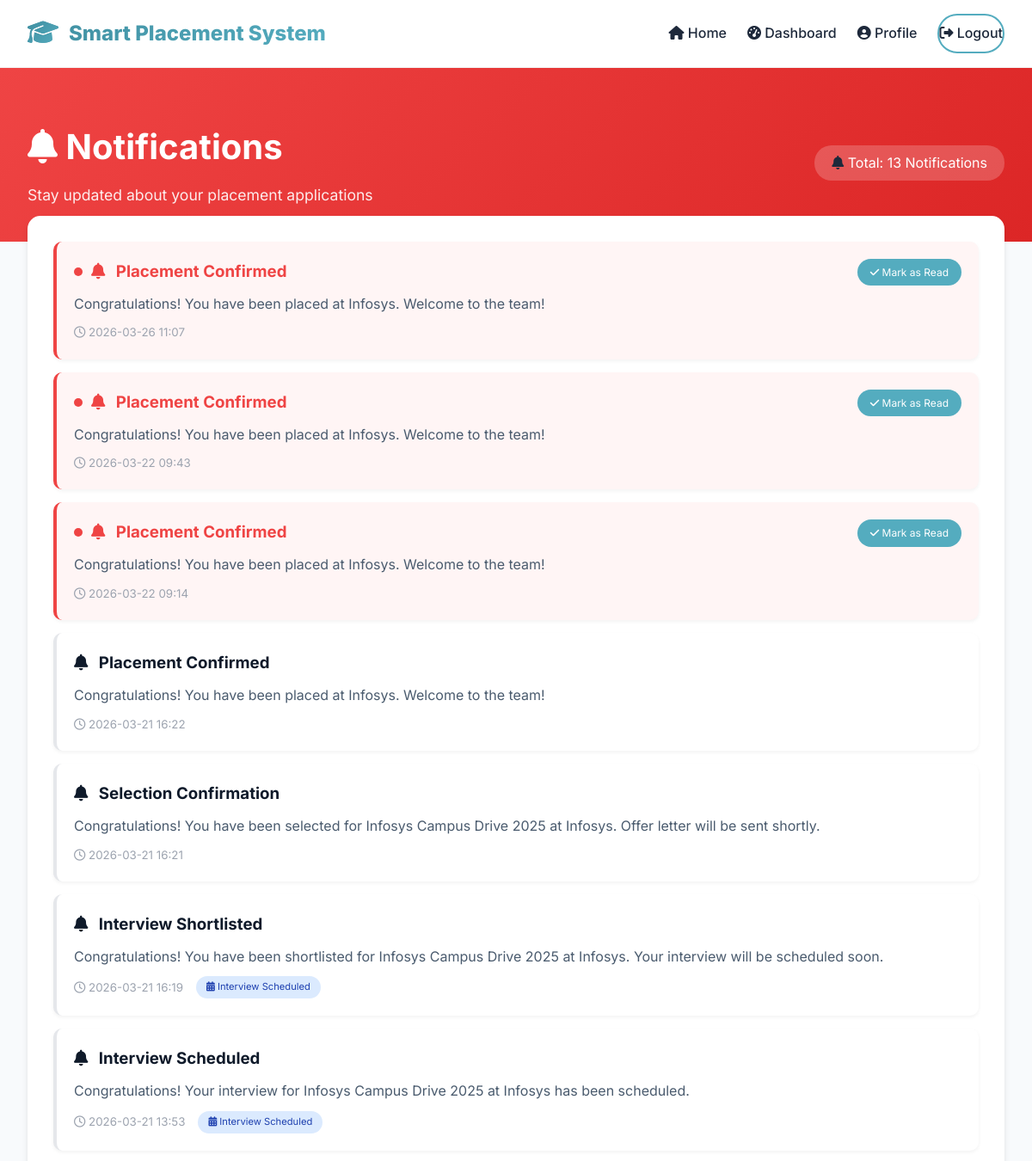
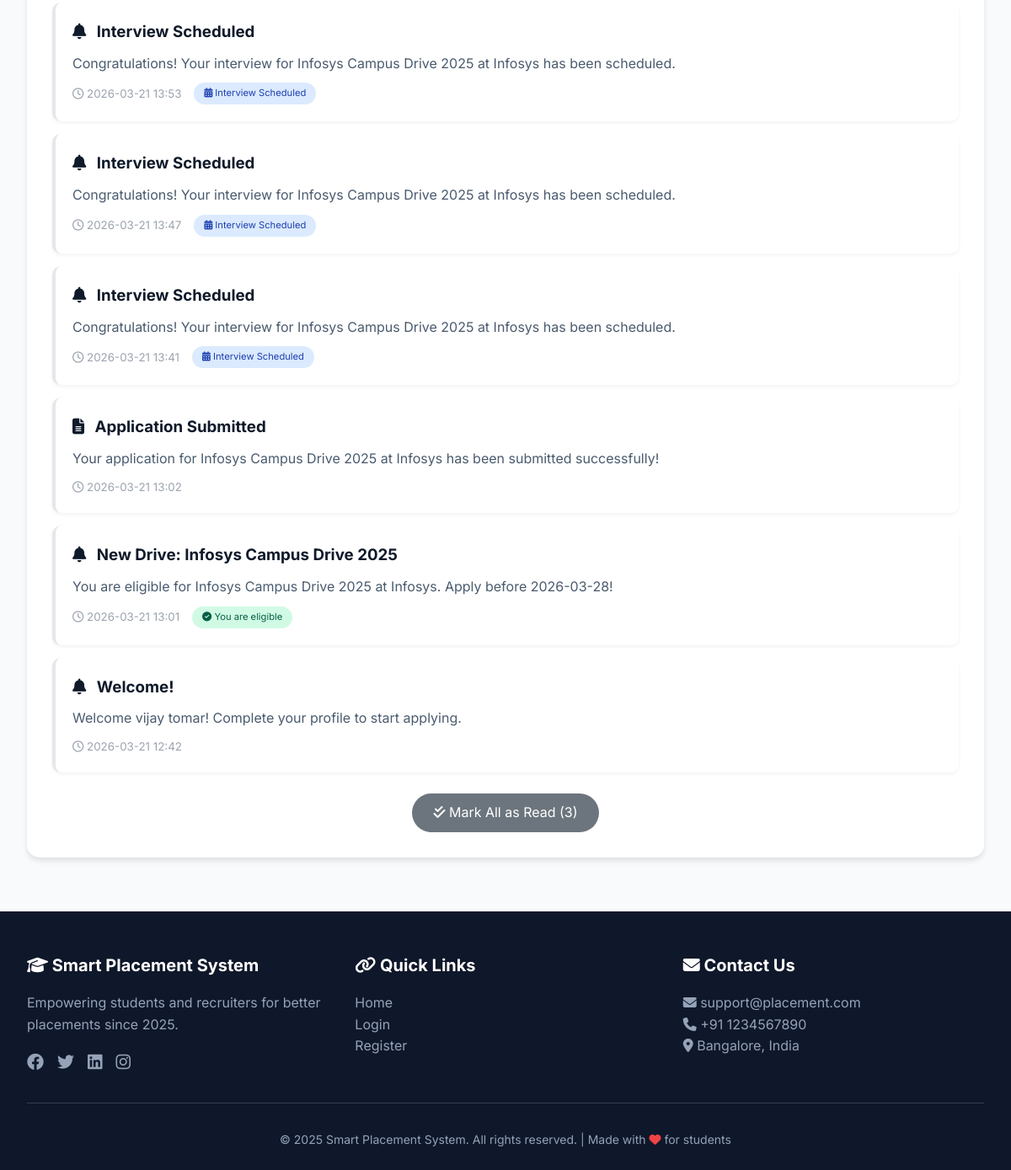
Page /student/notifications (signed in) on the committed database (2 pictures, top to bottom).
### models.py (models this page shows, shortened)
class Notification(db.Model):
    __tablename__ = 'notifications'
    id = db.Column(db.Integer, primary_key=True)
    user_id = db.Column(db.Integer, db.ForeignKey('users.id'), nullable=False)
    title = db.Column(db.String(100), nullable=False)
    message = db.Column(db.Text, nullable=False)
    is_read = db.Column(db.Boolean, default=False)
    created_at = db.Column(db.DateTime, default=datetime.utcnow)

### app.py (the view)
@app.route('/student/notifications')
@login_required
def student_notifications():
    if current_user.role != 'student':
        return redirect(url_for('admin_dashboard'))
    notifications = Notification.query.filter_by(user_id=current_user.id).order_by(Notification.created_at.desc()).all()
    return render_template('student/notifications.html', notifications=notifications)

### app.py (called while the page is built)
@app.context_processor
def inject_now():
    return {'now': datetime.utcnow()}

@login_manager.user_loader
def load_user(user_id):
    return User.query.get(int(user_id))

### templates/student/notifications.html (shortened to what this page needs)
{% extends "base.html" %}
{% block content %}
<div style="background: linear-gradient(135deg, #ef4444, #dc2626); padding: 60px 0 40px;">
    <div class="container">
        <div style="display: flex; justify-content: space-between; align-items: center; flex-wrap: wrap; gap: 20px;">
            <div>
                <h1 style="color: white; font-size: 2.5rem; margin-bottom: 10px;">
                    <i class="fas fa-bell"></i> Notifications
                </h1>
                <p style="color: rgba(255,255,255,0.9); font-size: 1.1rem;">Stay updated about your placement applications</p>
            </div>
            <div>
                <div style="background: rgba(255,255,255,0.2); padding: 8px 20px; border-radius: 20px;">
                    <i class="fas fa-bell"></i>
                    <span style="color: white;">Total: {{ notifications|length }} Notifications</span>
                </div>
            </div>
        </div>
    </div>
</div>
<div class="container" style="margin-top: -30px;">
    <div style="background: white; border-radius: 15px; padding: 30px; box-shadow: 0 4px 6px rgba(0,0,0,0.1);">
        {% if notifications %}
            <div style="display: flex; flex-direction: column; gap: 15px;">
                {% for notification in notifications %}
                <div id="notification-{{ notification.id }}"
                     style="border-left: 4px solid {% if not notification.is_read %}#ef4444{% else %}#e5e7eb{% endif %};
                            background: {% if not notification.is_read %}#fff5f5{% else %}white{% endif %};
                            padding: 20px;
                            border-radius: 10px;
                            transition: all 0.3s;
                            box-shadow: 0 2px 4px rgba(0,0,0,0.05);">
                    <div style="display: flex; justify-content: space-between; align-items: start; flex-wrap: wrap; gap: 15px;">
                        <div style="flex: 1;">
                            <div style="display: flex; align-items: center; gap: 10px; margin-bottom: 10px;">
                                {% if not notification.is_read %}
                                <span style="display: inline-block; width: 10px; height: 10px; background: #ef4444; border-radius: 50%;"></span>
                                {% endif %}
                                <h3 style="margin: 0; color: {% if not notification.is_read %}#ef4444{% else %}#0f1a2a{% endif %};">
                                    <i class="fas fa-{% if 'Congratulations' in notification.title %}trophy{% elif 'Eligible' in notification.title %}check-circle{% elif 'Application' in notification.title %}file-alt{% else %}bell{% endif %}"
                                       style="margin-right: 8px;"></i>
                                    {{ notification.title }}
                                </h3>
                            </div>
                            <p style="margin: 0 0 10px 0; color: #4a5b6e; line-height: 1.6;">
                                {{ notification.message }}
                            </p>
                            <div style="display: flex; align-items: center; gap: 15px; flex-wrap: wrap;">
                                <small style="color: #9ca3af;">
                                    <i class="far fa-clock"></i>
                                    {{ notification.created_at.strftime('%Y-%m-%d %H:%M') }}
                                </small>
                                {% if 'interview' in notification.message.lower() %}
                                <span style="background: #dbeafe; color: #1e40af; padding: 4px 12px; border-radius: 20px; font-size: 0.7rem;">
                                    <i class="fas fa-calendar-alt"></i> Interview Scheduled
                                </span>
                                {% endif %}
                                {% if 'eligible' in notification.message.lower() %}
                                <span style="background: #d1fae5; color: #065f46; padding: 4px 12px; border-radius: 20px; font-size: 0.7rem;">
                                    <i class="fas fa-check-circle"></i> You are eligible
                                </span>
                                {% endif %}
                            </div>
                        </div>
                        {% if not notification.is_read %}
                        <div>
                            <a href="/mark_notification_read/{{ notification.id }}"
                               style="background: #54acbf; color: white; padding: 6px 15px; border-radius: 20px; text-decoration: none; font-size: 0.75rem; display: inline-block;">
                                <i class="fas fa-check"></i> Mark as Read
                            </a>
                        </div>
                        {% endif %}
                    </div>
                </div>
                {% endfor %}
            </div>
            {% set unread_count = notifications|selectattr('is_read', 'equalto', False)|list|length %}
            {% if unread_count > 0 %}
            <div style="margin-top: 25px; text-align: center;">
                <a href="/mark_all_notifications_read"
                   style="background: #6c757d; color: white; padding: 10px 25px; border-radius: 25px; text-decoration: none; display: inline-block;">
                    <i class="fas fa-check-double"></i> Mark All as Read ({{ unread_count }})
                </a>
            </div>
            {% endif %}
        {% endif %}
    </div>
</div>
{% endblock %}

### templates/base.html (shortened to what this page needs)
<!DOCTYPE html>
<html lang="en">
<head>
    <link rel="stylesheet" href="https://cdnjs.cloudflare.com/ajax/libs/font-awesome/6.4.0/css/all.min.css">
</head>
<body>
    <nav class="navbar">
        <div class="container nav-container">
            <div class="logo">
                <i class="fas fa-graduation-cap"></i>
                <span>Smart Placement System</span>
            </div>
            <div class="nav-links">
                <a href="/"><i class="fas fa-home"></i> Home</a>
                {% if current_user.is_authenticated %}
                    {% if current_user.role == 'admin' %}
                        <a href="/admin/dashboard"><i class="fas fa-chart-line"></i> Dashboard</a>
                        <a href="/admin/companies"><i class="fas fa-building"></i> Companies</a>
                        <a href="/admin/drives"><i class="fas fa-calendar-alt"></i> Drives</a>
                        <a href="/admin/applications"><i class="fas fa-file-alt"></i> Applications</a>
                    {% else %}
                        <a href="/student/dashboard"><i class="fas fa-tachometer-alt"></i> Dashboard</a>
                        <a href="/student/profile"><i class="fas fa-user-circle"></i> Profile</a>
                    {% endif %}
                    <a href="/logout" class="btn-outline-nav"><i class="fas fa-sign-out-alt"></i> Logout</a>
                {% endif %}
            </div>
        </div>
    </nav>
    <main>
        {% block content %}{% endblock %}
    </main>
    <footer>
        <div class="container">
            <div class="footer-content">
                <div class="footer-section">
                    <h3><i class="fas fa-graduation-cap"></i> Smart Placement System</h3>
                    <p>Empowering students and recruiters for better placements since 2025.</p>
                    <div class="social-links">
                        <a href="#"><i class="fab fa-facebook"></i></a>
                        <a href="#"><i class="fab fa-twitter"></i></a>
                        <a href="#"><i class="fab fa-linkedin"></i></a>
                        <a href="#"><i class="fab fa-instagram"></i></a>
                    </div>
                </div>
                <div class="footer-section">
                    <h3><i class="fas fa-link"></i> Quick Links</h3>
                    <p><a href="/" style="color: #94a3b8; text-decoration: none;">Home</a></p>
                    <p><a href="/login" style="color: #94a3b8; text-decoration: none;">Login</a></p>
                    <p><a href="/register" style="color: #94a3b8; text-decoration: none;">Register</a></p>
                </div>
                <div class="footer-section">
                    <h3><i class="fas fa-envelope"></i> Contact Us</h3>
                    <p><i class="fas fa-envelope"></i> support@placement.com</p>
                    <p><i class="fas fa-phone"></i> +91 1234567890</p>
                    <p><i class="fas fa-map-marker-alt"></i> Bangalore, India</p>
                </div>
            </div>
            <div class="copyright">
                <p>&copy; 2025 Smart Placement System. All rights reserved. | Made with <i class="fas fa-heart" style="color: #ef4444;"></i> for students</p>
            </div>
        </div>
    </footer>
</body>
</html>

### templates/base.html (style rules this page uses)
* { margin: 0; padding: 0; box-sizing: border-box; }
:root { --primary: #54acbf; --primary-dark: #3f8ea0; --primary-light: #c2e3ec; --secondary: #667eea; --secondary-dark: #5a67d8; --dark: #1e293b; --gray: #64748b; --light: #f8fafc; --white: #ffffff; --shadow-sm: 0 4px 6px -1px rgba(0, 0, 0, 0.1); --shadow-md: 0 10px 15px -3px rgba(0, 0, 0, 0.1); --shadow-lg: 0 20px 25px -5px rgba(0, 0, 0, 0.1); }
body { font-family: 'Inter', sans-serif; background: var(--light); color: var(--dark); line-height: 1.6; }
.navbar { background: rgba(255, 255, 255, 0.98); backdrop-filter: blur(10px); border-bottom: 1px solid rgba(0, 0, 0, 0.05); padding: 1rem 0; position: sticky; top: 0; z-index: 1000; }
.container { max-width: 1280px; margin: 0 auto; padding: 0 2rem; }
.nav-container { display: flex; justify-content: space-between; align-items: center; flex-wrap: wrap; gap: 1rem; }
.logo { display: flex; align-items: center; gap: 0.75rem; font-size: 1.5rem; font-weight: 800; background: linear-gradient(135deg, var(--primary-dark), var(--primary)); -webkit-background-clip: text; background-clip: text; color: transparent; }
.logo i { font-size: 1.8rem; background: linear-gradient(135deg, var(--primary-dark), var(--primary)); -webkit-background-clip: text; background-clip: text; color: transparent; }
.nav-links { display: flex; gap: 1.5rem; align-items: center; flex-wrap: wrap; }
.nav-links a { text-decoration: none; color: var(--dark); font-weight: 500; transition: color 0.3s; padding: 0.5rem 0; }
.btn-outline-nav { border: 2px solid var(--primary); padding: 0.5rem 1.25rem; border-radius: 50px; background: transparent; color: var(--primary); font-weight: 600; transition: all 0.3s; }
footer { background: #0f172a; color: white; padding: 3rem 0 1.5rem; margin-top: 4rem; }
.footer-content { display: grid; grid-template-columns: repeat(auto-fit, minmax(250px, 1fr)); gap: 2rem; margin-bottom: 2rem; }
.footer-section h3 { font-size: 1.25rem; margin-bottom: 1rem; }
.footer-section p { color: #94a3b8; }
.social-links { display: flex; gap: 1rem; margin-top: 1rem; }
.social-links a { color: #94a3b8; font-size: 1.25rem; transition: color 0.3s; }
.copyright { text-align: center; padding-top: 2rem; margin-top: 2rem; border-top: 1px solid #334155; color: #94a3b8; font-size: 0.875rem; }

### rows in the picture
Notification: is_read False (drawn), title "Placement Confirmed", message "Congratulations! You have been placed at Infosys. Welcome to the team!", created_at "2026-03-26 11:07"
Notification: is_read False (drawn), title "Placement Confirmed", message "Congratulations! You have been placed at Infosys. Welcome to the team!", created_at "2026-03-22 09:43"
Notification: is_read False (drawn), title "Placement Confirmed", message "Congratulations! You have been placed at Infosys. Welcome to the team!", created_at "2026-03-22 09:14"
Notification: title "Placement Confirmed", message "Congratulations! You have been placed at Infosys. Welcome to the team!", created_at "2026-03-21 16:22"
Notification: title "Selection Confirmation", message "Congratulations! You have been selected for Infosys Campus Drive 2025 at Infosys. Offer letter will be sent shortly.", created_at "2026-03-21 16:21"
Notification: title "Interview Shortlisted", message "Congratulations! You have been shortlisted for Infosys Campus Drive 2025 at Infosys. Your interview will be scheduled soon.", created_at "2026-03-21 16:19", shows "Interview Scheduled"
Notification: title "Interview Scheduled", message "Congratulations! Your interview for Infosys Campus Drive 2025 at Infosys has been scheduled.", created_at "2026-03-21 13:53"
Notification: title "Interview Scheduled", message "Congratulations! Your interview for Infosys Campus Drive 2025 at Infosys has been scheduled.", created_at "2026-03-21 13:53"
Notification: title "Interview Scheduled", message "Congratulations! Your interview for Infosys Campus Drive 2025 at Infosys has been scheduled.", created_at "2026-03-21 13:47"
Notification: title "Interview Scheduled", message "Congratulations! Your interview for Infosys Campus Drive 2025 at Infosys has been scheduled.", created_at "2026-03-21 13:41"
Notification: title "Application Submitted", message "Your application for Infosys Campus Drive 2025 at Infosys has been submitted successfully!", created_at "2026-03-21 13:02"
Notification: title "New Drive: Infosys Campus Drive 2025", message "You are eligible for Infosys Campus Drive 2025 at Infosys. Apply before 2026-03-28!", created_at "2026-03-21 13:01"
Notification: title "Welcome!", message "Welcome vijay tomar! Complete your profile to start applying.", created_at "2026-03-21 12:42"

### other values in the picture
{{ notifications|length }} "13"
{{ unread_count }} "3"
